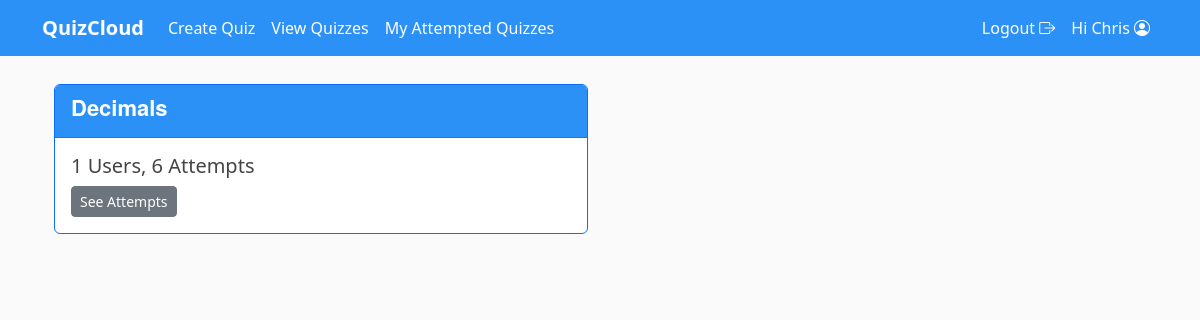
Screenshot of /quiz/attempted_quizzes/ (signed in) with the database file from the repository.
### quiz/models.py (models this page shows, shortened)
class CustomUser(AbstractUser):
    def image_upload_to(self, instance=None):
        if instance:
            return os.path.join("Users", self.username, instance)
        return None
    STATUS = (
        ('student', 'student'),
        ('teacher', 'teacher'),
    )
    subjects = models.ManyToManyField(Subject, blank=True)
    email = models.EmailField(unique=True)
    status = models.CharField(max_length=100, choices=STATUS, default='student')
    school = models.CharField("School", max_length=100, default='', blank=True)
    image = models.ImageField(default='default/user.jpg', upload_to=image_upload_to)

class Quiz(models.Model):
    id = models.UUIDField(primary_key=True, default=uuid.uuid4, editable=False)
    title = models.CharField(max_length=255)
    description = models.TextField()
    time_limit = models.PositiveIntegerField(help_text="Time limit in minutes")
    subject = models.ForeignKey(Subject, related_name='quizzes', on_delete=models.SET_NULL, null=True)
    created_by = models.ForeignKey(settings.AUTH_USER_MODEL, on_delete=models.PROTECT, related_name='created_quizzes')
    max_attempts = models.PositiveIntegerField(default=3, help_text="Maximum number of attempts allowed")
    pass_mark = models.PositiveIntegerField(default=80, help_text="Percentage Pass Mark")

### quiz/views.py (the view)
# urls.py: path('quiz/attempted_quizzes/', views.user_created_attempted_quizzes, name='attempted_quizzes'),
@teacher_required
def user_created_attempted_quizzes(request):
    user_quizzes = Quiz.objects.filter(created_by=request.user)  # Quizzes created by the user
    attempted_quizzes = user_quizzes.filter(quizattempt__isnull=False).distinct()  # Quizzes that have been attempted
    count_attempts = user_quizzes.filter(quizattempt__isnull=False).count()
    count_users = user_quizzes.count() # This is wrong, correct it
    context = {
        'attempted_quizzes': attempted_quizzes,
        'count_users': count_users,
        'count_attempts': count_attempts
    }
    return render(request, 'quiz/view_attempted_quizzes.html', context)

### quiz/templates/quiz/view_attempted_quizzes.html (shortened to what this page needs)
{% extends 'quiz/header.html' %}
{% block content %}
    {% if attempted_quizzes %}
    <div class="class container">
        <div class="row row-cols-1 row-cols-sm-1 row-cols-md-1 row-cols-lg-2 g-4 mt-1">
        {% for quiz in attempted_quizzes %}
        <div class="col">
            <div class="card border-primary h-100">
                <div class="class card-header" style="background-color: #2c91f7;">
                    <h4 class="text-white">{{ quiz.title }}</h4>
                </div>
                <div class="card-body">
                    <div>
                        <h5>{{ count_users }} Users, {{ count_attempts }} Attempts</h5>
                        <button data-quiz-id="{{ quiz.id }}"
                                data-url="{% url 'quiz_attempts_owner' quiz.id %}"
                                onclick="toggleAttempts(this);"
                                class="btn btn-secondary btn-sm">See Attempts</button>
                    </div>
                </div>
            </div>
        </div>
        {% endfor %}
    {% else %}
        <h6>You don't have attempted quizzes</h6>
    </div>
    </div>
    {% endif %}
{% endblock content%}

### quiz/templates/quiz/includes/navbar.html (shortened to what this page needs)
<nav class="navbar sticky-top navbar-expand-lg navbar-light" style="background-color: #2c91f7;">
    <div class="container">
        <a href="#" class="navbar-brand fw-bold text-white">QuizCloud</a>
        <div class="collapse navbar-collapse" id="navbarCollapse">
            <div class="navbar-nav">
                {% if user.status == 'student' %}
                    {% if user.is_authenticated %}
                    <a href="{% url 'user_quizzes' %}" class="nav-item nav-link active text-white">
                        Quizzes
                    </a>
                    <a href="{% url 'view_take_later' %}" class="nav-item nav-link text-white">
                        Take Later Quizzes
                    </a>
                    <a href="{% url 'completed_quizzes' %}" class="nav-item nav-link text-white">
                        Taken Quizzes
                    </a>
                    {% endif %}
                {% elif user.status == 'teacher' %}
                    {% if user.is_authenticated %}
                    <a href="{% url 'create_quiz' %}" class="nav-item nav-link active text-white">
                        Create Quiz
                    </a>
                    <a href="{% url 'created_quiz' %}" class="nav-item nav-link text-white">
                        View Quizzes
                    </a>
                    <a href="{% url 'attempted_quizzes' %}" class="nav-item nav-link text-white">
                        My Attempted Quizzes
                    </a>
                    {% endif %}
                {% endif %}
            </div>
            <div class="navbar-nav ms-auto">
                {% if user.is_authenticated %}
                <a href="{% url 'logout' %}" class="nav-item nav-link text-white">
                    Logout <i class="bi bi-box-arrow-right"></i>
                </a>
                <a href="{% url 'profile' user.username %}" class="nav-item nav-link text-white">
                    Hi {{ user.username }} <i class="bi bi-person-circle"></i>
                </a>
                {% endif %}
            </div>
        </div>
    </div>
</nav>

### quiz/static/quiz/main/main.css (style rules this page uses)
:root { --footercolor: #003F72; --navbarcolor: #003F72; --btncolor: #003F72; --socialcolor: #003F72; --brightText: #ffffff; }
body { background: #fafafa; }
h1, h2, h3, h4, h5, h6 { color: #444444; }
.article-style h2, h4 { font-weight: bold; letter-spacing: 0; font-family: sohne, "Helvetica Neue", Helvetica, Arial, sans-serif; font-style: normal; line-height: 28px !important; font-size: 22px !important; }

### rows the page displays
CustomUser: username "Chris"
Quiz: title "Decimals", time_limit "1", count_attempts "6"
